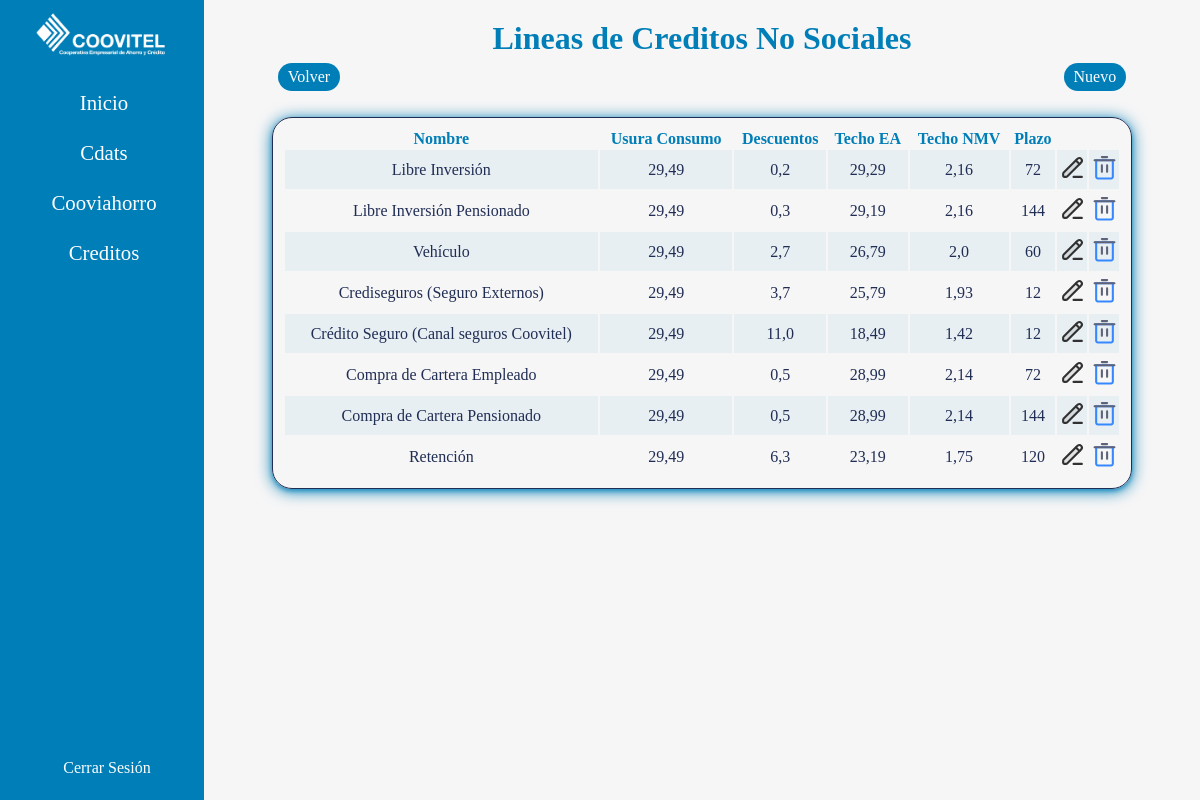
/nosociales/ (signed in), run on the app's committed database.
### controls/models.py (models this page shows, shortened)
class NoSociales(models.Model):
    name = models.CharField(max_length=200)
    usura = models.FloatField()
    descuentos = models.FloatField()
    techoEA = models.FloatField()
    techoNMV = models.FloatField()
    plazo = models.IntegerField()

### controls/views.py (the view)
# urls.py: path("nosociales/", views.noSociales, name="nosociales"),
@login_required
def noSociales(request):
    nosociales = NoSociales.objects.all()
    return render(request, 'noSociales/noSociales.html', {'nosociales': nosociales})

### controls/templates/noSociales/noSociales.html (shortened to what this page needs)
{% extends 'base.html' %}
{% load humanize %}
{% block content %}
    <div class="types">
        <h1 class="title-type">Lineas de Creditos No Sociales</h1>
        <div class="buttons">
            <a class="bts" href="{% url 'admin' %}">Volver</a>
            <a class="bts" href="{% url 'createnosociales' %}">Nuevo</a>
        </div>
        <table>
            <tr>
                <th>Nombre</th>
                <th>Usura Consumo</th>
                <th>Descuentos</th>
                <th>Techo EA</th>
                <th>Techo NMV</th>
                <th>Plazo</th>
                <th></th>
                <th></th>
            </tr>
            {% for registro in nosociales%}
                <tr>
                    <td>{{registro.name}}</td>
                    <td>{{registro.usura}}</td>
                    <td>{{registro.descuentos}}</td>
                    <td>{{registro.techoEA}}</td>
                    <td>{{registro.techoNMV}}</td>
                    <td>{{registro.plazo}}</td>
                    <td class="tb">
                        <a href="{% url 'updatenosociales' registro.id%}">
                        </a>
                    </td>
                    <td class="tb">
                        <a onclick="return confirm('Esta seguro de eliminar esta Linea No Social?')" href="{% url 'deletenosociales' registro.id %}">
                        </a>
                    </td>
                </tr>
            {% endfor %}
        </table>
    </div>
{% endblock %}

### account/static/css/style.css (style rules this page uses)
:root { --backColor: #fdfdfd; --colorWhite: #fff; --colorLinks: #007eb8; --colorOne: #202d54; --colorTwo: #2c3870; --colorThree: #2d2e83; --colorFour: #007eb8; }
* { margin: 0; padding: 0; box-sizing: border-box; }
html { height: 100%; height: 100vh; font-family:Georgia, 'Times New Roman', Times, serif; color: var(--colorFour); }
body { height: auto; min-height: 100%; min-height: 100vh; overflow-y: scroll; background-color: var(--backColor); display: grid; grid-template-areas: "aside main main"; grid-template-columns: 17vw 1fr; grid-template-rows: 1fr auto; }
a { text-decoration: none; }

### controls/static/css/style2.css (style rules this page uses)
:root { --backColor: #fdfdfd; --colorWhite: #fff; --colorLinks: #007eb8; --colorOne: #202d54; --colorTwo: #2c3870; --colorThree: #2d2e83; --colorFour: #007eb8; }
.types { width: 100%; display: flex; flex-direction: column; justify-content: center; align-items: center; }
.title-type { color: var(--colorFour); }
.buttons { width: 90%; display: flex; flex-direction: row; justify-content: space-between; align-items: center; padding: 6px; }
.bts { background-color: #007eb8; border-radius: 20px; padding: 5px 10px; color: #fff; transition: all .3s ease; }
table { width: 90%; text-align: center; border: 1px solid var(--colorOne); border-radius: 20px; padding: 10px; margin: 20px 0px; box-shadow: #007eb8a1 0px 2px 4px 0px, #007eb8 0px 2px 16px 0px; }
td { color: #202d54; padding: 5px 0px; }
tr:nth-child(2n) { background-color: #007eb810; }
.image { transition: all .3s ease-in-out; }

### controls/static/css/options.css (style rules this page uses)
:root { --backColor: #fdfdfd; --colorWhite: #fff; --colorLinks: #007eb8; --colorOne: #202d54; --colorTwo: #2c3870; --colorThree: #2d2e83; --colorFour: #007eb8; }

### data on the page
NoSociales: name "Libre Inversión", usura "29,49", descuentos "0,2", techoEA "29,29", techoNMV "2,16", plazo "72"
NoSociales: name "Libre Inversión Pensionado", usura "29,49", descuentos "0,3", techoEA "29,19", techoNMV "2,16", plazo "144"
NoSociales: name "Vehículo", usura "29,49", descuentos "2,7", techoEA "26,79", techoNMV "2,0", plazo "60"
NoSociales: name "Crediseguros (Seguro Externos)", usura "29,49", descuentos "3,7", techoEA "25,79", techoNMV "1,93", plazo "12"
NoSociales: name "Crédito Seguro (Canal seguros Coovitel)", usura "29,49", descuentos "11,0", techoEA "18,49", techoNMV "1,42", plazo "12"
NoSociales: name "Compra de Cartera Empleado", usura "29,49", descuentos "0,5", techoEA "28,99", techoNMV "2,14", plazo "72"
NoSociales: name "Compra de Cartera Pensionado", usura "29,49", descuentos "0,5", techoEA "28,99", techoNMV "2,14", plazo "144"
NoSociales: name "Retención", usura "29,49", descuentos "6,3", techoEA "23,19", techoNMV "1,75", plazo "120"
